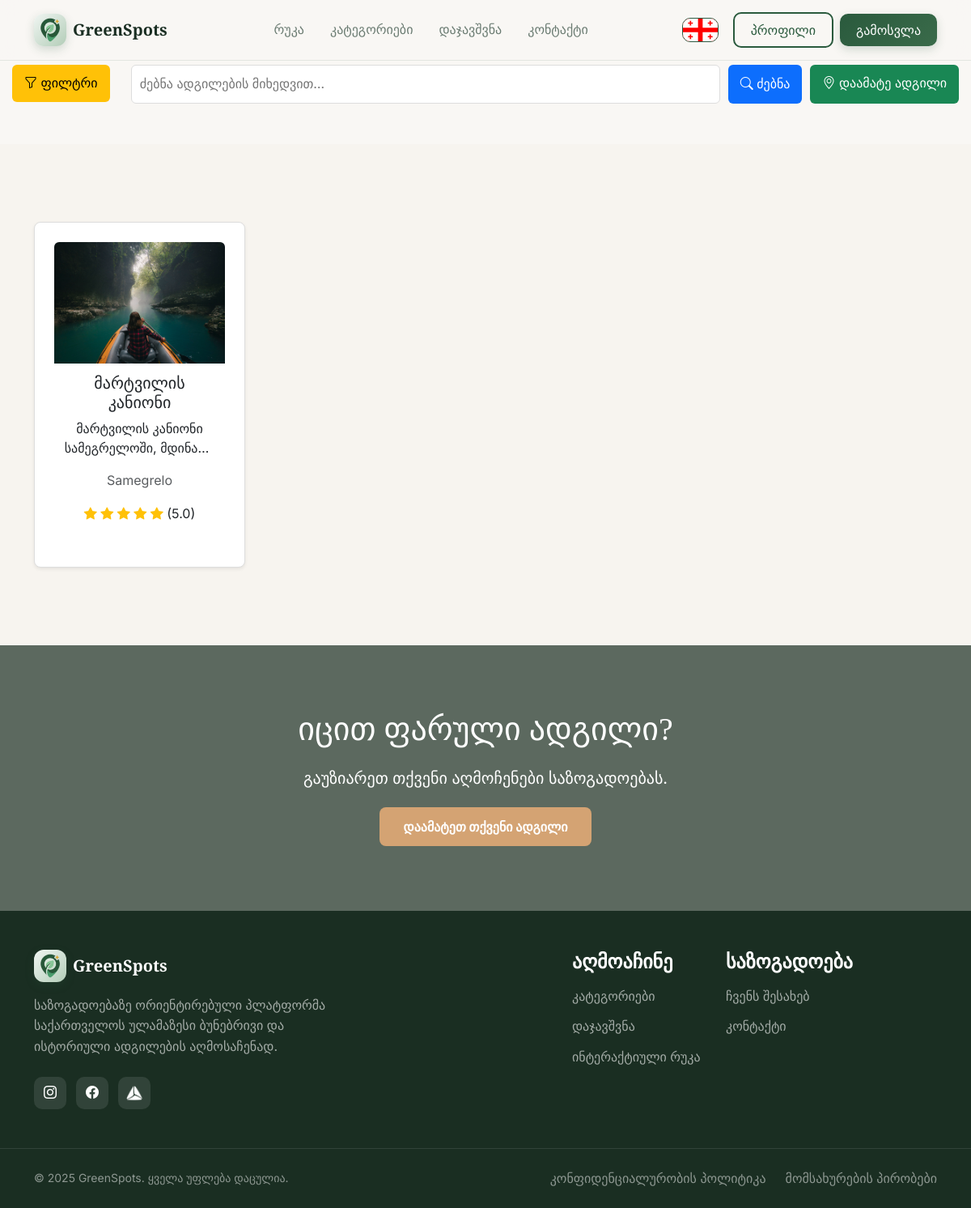
/categories (signed in), run on the app's committed database.
### models.py (models this page shows, shortened)
class Place(db.Model):
    __tablename__ = 'place'
    id = db.Column(db.Integer, primary_key=True)
    name = db.Column(db.String(100), nullable=False)
    description = db.Column(db.Text, nullable=False)
    category = db.Column(db.String(100))
    region = db.Column(db.String(50))
    image = db.Column(db.String(200))
    latitude = db.Column(db.Float, nullable=True)
    longitude = db.Column(db.Float, nullable=True)
    rating = db.Column(db.Float)
    user_id = db.Column(db.Integer, db.ForeignKey('user.id'))
    user = db.relationship('User', backref='places')
    ratings = db.relationship('Rating', backref='place', lazy=True)
    category_id = db.Column(db.Integer, db.ForeignKey('category.id'))

### app.py (the view)
@app.route("/categories")
@login_required
def categories():
    lang = request.cookies.get('lang', 'ge')
    page = request.args.get('page', 1, type=int)
    per_page = 20
    search_query = request.args.get("q", "").strip()
    selected_category = request.args.get("category", "").strip()
    min_rating = request.args.get("rating", "").strip()
    selected_region = request.args.get("region", "").strip()
    favorites_only = request.args.get("favorites_only", "").strip()
    query = Place.query
    if selected_category:
        query = query.filter(Place.category == selected_category)
    if selected_region:
        query = query.filter(Place.region == selected_region)
    if search_query:
        query = query.filter(Place.name.ilike(f"%{search_query}%"))
    if favorites_only == "on":
        query = query.filter(Place.id.in_([p.id for p in current_user.favorites]))
    all_filtered = query.all()
    final_list = []
    for place in all_filtered:
        place.avg_rating = round(sum(r.stars for r in place.ratings) / len(place.ratings), 1) if place.ratings else 0
        if min_rating and place.avg_rating < float(min_rating):
            continue
        final_list.append(place)
    total = len(final_list)
    start = (page - 1) * per_page
    end = start + per_page
    paginated_places = final_list[start:end]
    total_pages = (total + per_page - 1) // per_page
    raw_categories = [c[0] for c in db.session.query(Place.category).distinct()]
    category_map_en = {'mountains': 'Mountains', 'waterfalls': 'Waterfalls', 'historic': 'Historic',
                       'forests': 'Forests', 'views': 'Views', 'hiking': 'Hiking', 'lakes': 'Lakes',
                       'sunrise': 'Sunrise'}
    category_map_ge = {'mountains': 'მთები', 'waterfalls': 'ჩანჩქერები', 'historic': 'ისტორიული', 'forests': 'ტყეები',
                       'views': 'ხედები', 'hiking': 'ლაშქრობა', 'lakes': 'ტბები', 'sunrise': 'მზის ამოსვლა'}
    current_cat_map = category_map_en if lang == 'en' else category_map_ge
    categories_list = [(cat, current_cat_map.get(cat, cat)) for cat in raw_categories]
    region_map_ge = {"Tbilisi": "თბილისი", "Adjara": "აჭარა", "Abkhazia": "აფხაზეთი", "Samegrelo": "სამეგრელო",
                     "Guria": "გურია", "Imereti": "იმერეთი", "Kakheti": "კახეთი", "Racha-Lechkhumi": "რაჭა-ლეჩხუმი",
                     "Mtskheta-Mtianeti": "მცხეთა-მთიანეთი", "Samtskhe-Javakheti": "სამცხე-ჯავახეთი",
                     "Svaneti": "სვანეთი", "Shida Kartli": "შიდა ქართლი", "Kvemo Kartli": "ქვემო ქართლი"}
    regions_list = [(code, code if lang == 'en' else name) for code, name in region_map_ge.items()]
    for place in paginated_places:
        place.name = translate_text(place.name)
        place.description = translate_text(place.description)
    return render_template(
        "categories.html",
        places=paginated_places,
        page=page,
        total_pages=total_pages,
        categories_list=categories_list,  # Now returns list of tuples
        regions_list=regions_list,
        selected_category=selected_category,
        min_rating=min_rating,
        selected_region=selected_region,
        favorites_only=favorites_only,
        search_query=search_query
    )

### app.py (called while the page is built)
@login_manager.user_loader
def load_user(user_id):
    return db.session.get(User, int(user_id))

@app.before_request
def load_language():
    g.lang = request.cookies.get('lang', 'ge')

def translate_text(text):
    if text and hasattr(g, 'lang') and g.lang == 'en':
        try:
            return GoogleTranslator(source='auto', target='en').translate(text)
        except Exception as e:
            print(f"Translation failed: {e}")
            return text
    return text

### templates/categories.html (shortened to what this page needs)
{% extends "base.html" %}
{% block css %}
<link rel="stylesheet" href="{{ url_for('static', filename='css/index.css') }}">
<link rel="stylesheet" href="{{ url_for('static', filename='css/dashboard.css') }}">
<link rel="stylesheet" href="{{ url_for('static', filename='css/categories.css') }}">
{% endblock %}
{% block content %}
<section class="filter-section">
    <div class="filter-container">
        <div class="filter-dropdown">
            <button class="btn-filter" id="filter-toggle">
                <i class="bi bi-funnel"></i> {% if g.lang=='en' %}Filter{% else %}ფილტრი{% endif %}
            </button>
        </div>
        <div class="search-add-wrapper">
            <form class="search-form">
                <input type="text" name="q" class="search-input"
                       placeholder="{% if g.lang=='en' %}Search by place...{% else %}ძებნა ადგილების მიხედვით…{% endif %}"
                       value="{{ search_query }}">
                <button type="submit" class="btn-search"><i class="bi bi-search"></i> {% if g.lang=='en' %}Search{% else %}ძებნა{% endif %}</button>
            </form>
            <a href="{{ url_for('add_place') }}" class="btn-add-place">
                <i class="bi bi-geo-alt"></i> {% if g.lang=='en' %}Add Place{% else %}დაამატე ადგილი{% endif %}
            </a>
        </div>
    </div>
</section>
<section class="categories-section">
    <div class="container">
        <div class="row g-4">
            {% if places %}
                {% for place in places %}
                    <div class="col-6 col-md-4 col-lg-3">
                        <a href="{{ url_for('place_detail', place_id=place.id) }}" class="text-decoration-none text-dark">
                            <div class="card category-card h-100 shadow-sm">
                                {% if place.image %}
                                    <img src="{{ url_for('static', filename='uploads/' ~ place.image) }}" class="card-img-top" alt="{{ place.name }}">
                                {% else %}
                                    <img src="{{ url_for('static', filename='img/default-place.jpg') }}" class="card-img-top" alt="{{ place.name }}">
                                {% endif %}
                                <div class="card-body text-center">
                                    <h5 class="card-title">{{ place.name }}</h5>
                                    <p class="card-text">{{ place.description[:60] }}{% if place.description|length > 60 %}...{% endif %}</p>
                                    <p class="text-muted">{{ place.region }}</p>
                                    <p class="mb-0">
                                        {% set full_stars = place.avg_rating|int %}
                                        {% set half_star = 1 if (place.avg_rating - full_stars) >= 0.5 else 0 %}
                                        {% set empty_stars = 5 - full_stars - half_star %}
                                        {% for i in range(full_stars) %}
                                            <i class="bi bi-star-fill text-warning"></i>
                                        {% endfor %}
                                        ({{ '%.1f' % place.avg_rating }})
                                    </p>
                                </div>
                            </div>
                        </a>
                    </div>
                {% endfor %}
            {% else %}
                <div class="col-12 text-center">
                    <p class="text-muted">{% if g.lang=='en' %}No results found...{% else %}ცარიელი შედეგი…{% endif %}</p>
                </div>
            {% endif %}
        </div>
    </div>
</section>
{% endblock %}

### static/css/index.css (style rules this page uses)
:root { --forest-50: #f0f5f2; --forest-100: #d9e6de; --forest-200: #b3cdb8; --forest-300: #6b9b7a; --forest-400: #4a7d5a; --forest-500: #3a6b4a; --forest-600: #2a5a3d; --forest-700: #234a33; --forest-800: #1c3a28; --forest-900: #152a1e; --sand-50: #fdfcfa; --sand-100: #f7f4ef; --sand-200: #ede7db; --sand-300: #d9cfbc; --sand-400: #c9a855; --sand-500: #d4a234; --background: #f9f7f4; --foreground: #1a2e22; --muted: #6b7c72; --accent: #d4a234; }
html { scroll-behavior: smooth; }
* { margin: 0; padding: 0; box-sizing: border-box; }
body { font-family: "ALK life", 'Inter', sans-serif; background-color: var(--background); color: var(--foreground); line-height: 1.6; }
h1, h2, h3, h4, h5, h6 { font-family: 'Playfair Display', "ALK life", serif; }
.categories-section { padding: 6rem 0; background: var(--sand-100); }
.category-card { background: white; border-radius: 16px; padding: 1.5rem; text-align: left; box-shadow: 0 4px 20px rgba(42, 90, 61, 0.08); transition: all 0.5s ease; border: none; cursor: pointer; position: relative; overflow: hidden; width: 100%; margin-bottom: 1rem; }
img { max-width: 100%; height: auto; }
body { overflow-x: hidden; }

### static/css/dashboard.css (style rules this page uses)
body { font-family: "ALK life", 'Inter', sans-serif; margin: 0; padding: 0; }
html { scroll-behavior: smooth; }
.card-img-top { width: 100%; height: 200px; object-fit: cover; object-position: center; border-radius: 6px 6px 0 0; }
.card-body { min-height: 120px; padding: 0.75rem; }
.card.h-100 { display: flex; flex-direction: column; }
.card.h-100 .card-body { flex-grow: 1; }
.card-text { display: -webkit-box; -webkit-line-clamp: 2; -webkit-box-orient: vertical; overflow: hidden; text-overflow: ellipsis; line-height: 1.5; max-height: 3rem; }

### static/css/categories.css (style rules this page uses)
* { text-decoration: none !important; }
.filter-section { margin-top: 60px; margin-bottom: 30px; text-align: center; }
.filter-container { display: flex; flex-wrap: wrap; justify-content: space-between; align-items: flex-start; gap: 15px; max-width: 1200px; margin: 0 auto; padding: 20px 15px; }
.btn-filter { background-color: #ffc107; color: #000; border: none; padding: 10px 15px; font-size: 16px; border-radius: 6px; cursor: pointer; position: relative; z-index: 1; }
.search-add-wrapper { display: flex; gap: 10px; flex-wrap: wrap; align-items: top !important; }
.search-form { display: flex; gap: 10px; flex: 1; }
.search-input { flex: 1; padding: 10px; font-size: 16px; border-radius: 6px; border: 1px solid #ddd; width: 728px; }
.btn-search { background-color: #0d6efd; color: #fff; border: none; padding: 10px 15px; border-radius: 6px; cursor: pointer; }
.btn-add-place { background-color: #198754; color: #fff; border: none; padding: 10px 15px; border-radius: 6px; cursor: pointer; }
.category-card { cursor: pointer; transition: transform 0.2s; border-radius: 8px; border: 1px solid #ddd; }
.card-img-top { height: 150px; object-fit: cover; border-radius: 6px 6px 0 0; }

### data on the page
Place: image (picture), name "მარტვილის კანიონი", description "მარტვილის კანიონი სამეგრელოში,…", region "Samegrelo", avg_rating "5.0"
